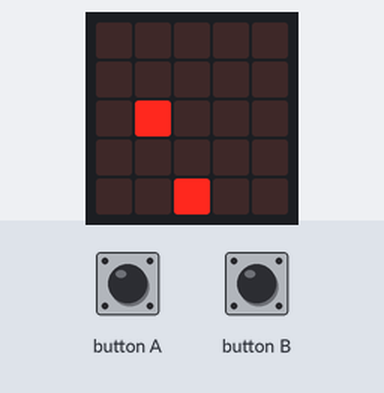
The program below on a simulated BBC micro:bit (MakeCode). Parts: the board's 5×5 LED display. Inputs (shaded band) come from the test bench. Random numbers come from a fixed seed; the short countdown, score and lost-life animations are approximate.

Above: at 1.6 s.
1.7 s: button A pressed for 0.15 s
At 2.8 s:
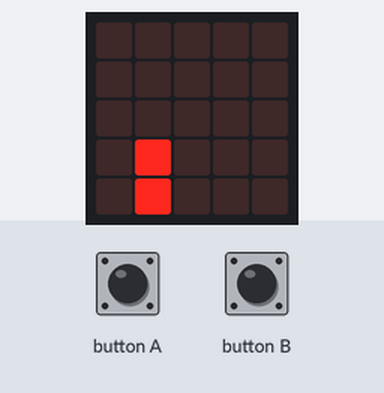
4.8 s: button B pressed for 0.15 s
At 5.8 s:
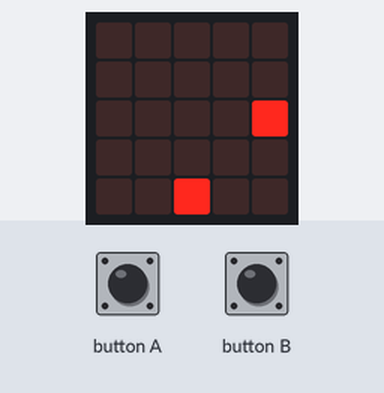
7.9 s: button A pressed for 0.15 s
At 9.1 s:
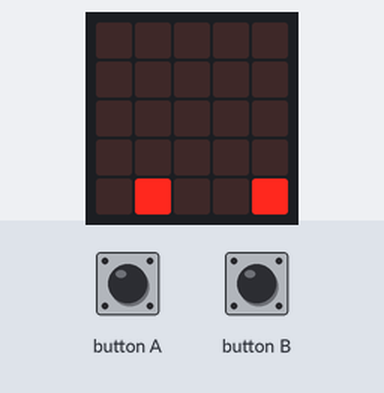
9.5 s: button A pressed for 0.15 s
At 10.3 s:
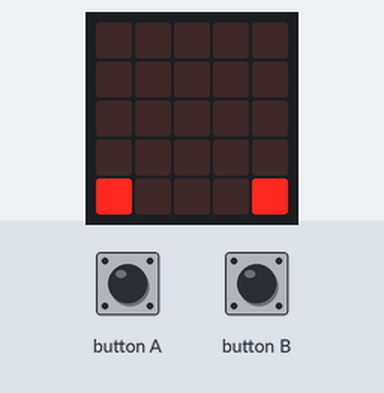
11.1 s: button B pressed 5 times (0.12 s each, 0.3 s apart)
At 13.8 s:
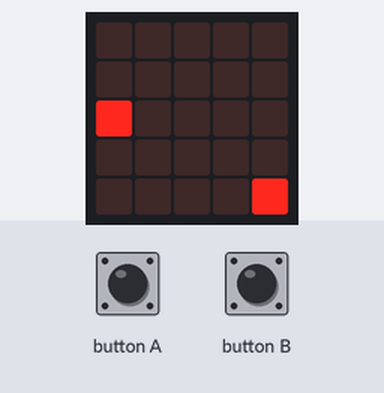
14.8 s: button A pressed for 0.15 s
At 15.6 s:
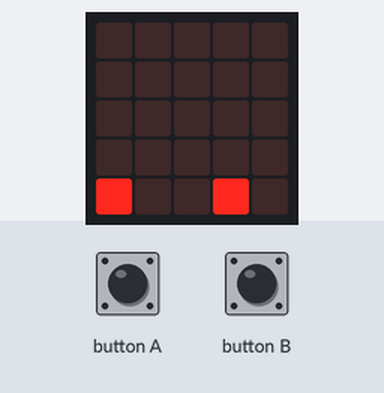
Timing chart, 0 to 17.8 s (numbered marks = the images above; inputs shaded):
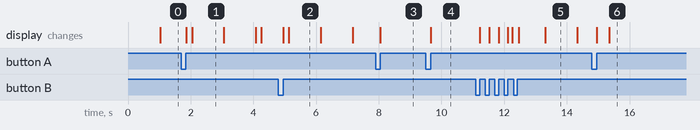

The program:

main.ts
```typescript
input.onButtonPressed(Button.A, function () {
    if (basket.get(LedSpriteProperty.X) > 0) {
        basket.move(-1)
    }
})
input.onButtonPressed(Button.B, function () {
    if (basket.get(LedSpriteProperty.X) < 4) {
        basket.move(1)
    }
})
let basket: game.LedSprite = null
let egg = game.createSprite(randint(0, 4), 0)
basket = game.createSprite(2, 4)
game.setScore(0)
basic.forever(function () {
    if (egg.isTouching(basket)) {
        game.addScore(1)
        basic.showIcon(IconNames.Happy)
        egg.set(LedSpriteProperty.X, randint(0, 4))
        egg.set(LedSpriteProperty.Y, 0)
    } else {
        egg.change(LedSpriteProperty.Y, 1)
        basic.pause(1000)
    }
})
```

test.ts
```typescript
// 在此处测试；当此软件包作为插件使用时，将不会编译此软件包。
```

Measured:
- after the input at 7.9 s, the display: changes after 0.15 s (image 3)
- after the input at 9.5 s, the display: changes after 0.15 s (image 4)
- after the input at 11.1 s, the display: first changes after 0.12 s (image 5 shows a later state)
- what the display in image 1 shows lasts 1.1 s, from 2.0 s to 3.1 s
